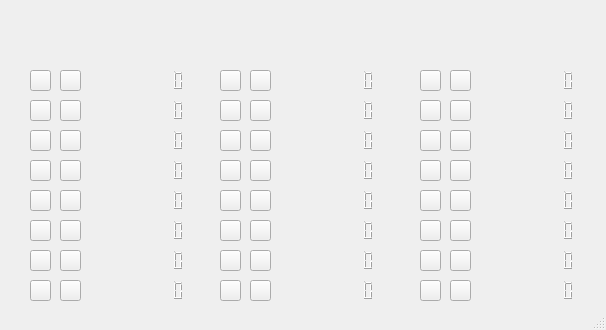
<?xml version="1.0" encoding="UTF-8"?>
<ui version="4.0">
 <class>MainWindow</class>
 <widget class="QMainWindow" name="MainWindow">
  <property name="geometry">
   <rect>
    <x>0</x>
    <y>0</y>
    <width>606</width>
    <height>330</height>
   </rect>
  </property>
  <property name="windowTitle">
   <string>MainWindow</string>
  </property>
  <property name="autoFillBackground">
   <bool>false</bool>
  </property>
  <property name="styleSheet">
   <string notr="true"/>
  </property>
  <widget class="QWidget" name="centralwidget">
   <widget class="QLCDNumber" name="lcdNumber">
    <property name="geometry">
     <rect>
      <x>130</x>
      <y>70</y>
      <width>61</width>
      <height>21</height>
     </rect>
    </property>
    <property name="font">
     <font>
      <weight>75</weight>
      <italic>false</italic>
      <bold>true</bold>
     </font>
    </property>
    <property name="autoFillBackground">
     <bool>false</bool>
    </property>
    <property name="styleSheet">
     <string notr="true">color: rgb(0, 0, 0);
border-color: rgb(255, 255, 255);</string>
    </property>
    <property name="lineWidth">
     <number>0</number>
    </property>
   </widget>
   <widget class="QLCDNumber" name="lcdNumber_2">
    <property name="geometry">
     <rect>
      <x>130</x>
      <y>100</y>
      <width>61</width>
      <height>21</height>
     </rect>
    </property>
    <property name="font">
     <font>
      <weight>75</weight>
      <italic>false</italic>
      <bold>true</bold>
     </font>
    </property>
    <property name="autoFillBackground">
     <bool>false</bool>
    </property>
    <property name="styleSheet">
     <string notr="true">color: rgb(170, 85, 0);</string>
    </property>
    <property name="lineWidth">
     <number>0</number>
    </property>
   </widget>
   <widget class="QLCDNumber" name="lcdNumber_3">
    <property name="geometry">
     <rect>
      <x>130</x>
      <y>130</y>
      <width>61</width>
      <height>21</height>
     </rect>
    </property>
    <property name="font">
     <font>
      <weight>75</weight>
      <italic>false</italic>
      <bold>true</bold>
     </font>
    </property>
    <property name="autoFillBackground">
     <bool>false</bool>
    </property>
    <property name="styleSheet">
     <string notr="true">color: rgb(170, 85, 0);</string>
    </property>
    <property name="lineWidth">
     <number>0</number>
    </property>
   </widget>
   <widget class="QLCDNumber" name="lcdNumber_4">
    <property name="geometry">
     <rect>
      <x>130</x>
      <y>160</y>
      <width>61</width>
      <height>21</height>
     </rect>
    </property>
    <property name="font">
     <font>
      <weight>75</weight>
      <italic>false</italic>
      <bold>true</bold>
     </font>
    </property>
    <property name="autoFillBackground">
     <bool>false</bool>
    </property>
    <property name="styleSheet">
     <string notr="true">color: rgb(170, 85, 0);</string>
    </property>
    <property name="lineWidth">
     <number>0</number>
    </property>
   </widget>
   <widget class="QLCDNumber" name="lcdNumber_5">
    <property name="geometry">
     <rect>
      <x>130</x>
      <y>190</y>
      <width>61</width>
      <height>21</height>
     </rect>
    </property>
    <property name="font">
     <font>
      <weight>75</weight>
      <italic>false</italic>
      <bold>true</bold>
     </font>
    </property>
    <property name="autoFillBackground">
     <bool>false</bool>
    </property>
    <property name="styleSheet">
     <string notr="true">color: rgb(170, 85, 0);</string>
    </property>
    <property name="lineWidth">
     <number>0</number>
    </property>
   </widget>
   <widget class="QLCDNumber" name="lcdNumber_6">
    <property name="geometry">
     <rect>
      <x>130</x>
      <y>220</y>
      <width>61</width>
      <height>21</height>
     </rect>
    </property>
    <property name="font">
     <font>
      <weight>75</weight>
      <italic>false</italic>
      <bold>true</bold>
     </font>
    </property>
    <property name="autoFillBackground">
     <bool>false</bool>
    </property>
    <property name="styleSheet">
     <string notr="true">color: rgb(170, 85, 0);</string>
    </property>
    <property name="lineWidth">
     <number>0</number>
    </property>
   </widget>
   <widget class="QLCDNumber" name="lcdNumber_7">
    <property name="geometry">
     <rect>
      <x>130</x>
      <y>250</y>
      <width>61</width>
      <height>21</height>
     </rect>
    </property>
    <property name="font">
     <font>
      <weight>75</weight>
      <italic>false</italic>
      <bold>true</bold>
     </font>
    </property>
    <property name="autoFillBackground">
     <bool>false</bool>
    </property>
    <property name="styleSheet">
     <string notr="true">color: rgb(170, 85, 0);</string>
    </property>
    <property name="lineWidth">
     <number>0</number>
    </property>
   </widget>
   <widget class="QLCDNumber" name="lcdNumber_8">
    <property name="geometry">
     <rect>
      <x>130</x>
      <y>280</y>
      <width>61</width>
      <height>21</height>
     </rect>
    </property>
    <property name="font">
     <font>
      <weight>75</weight>
      <italic>false</italic>
      <bold>true</bold>
     </font>
    </property>
    <property name="autoFillBackground">
     <bool>false</bool>
    </property>
    <property name="styleSheet">
     <string notr="true">color: rgb(170, 85, 0);</string>
    </property>
    <property name="lineWidth">
     <number>0</number>
    </property>
   </widget>
   <widget class="QLCDNumber" name="lcdNumber_9">
    <property name="geometry">
     <rect>
      <x>320</x>
      <y>70</y>
      <width>61</width>
      <height>21</height>
     </rect>
    </property>
    <property name="font">
     <font>
      <weight>75</weight>
      <italic>false</italic>
      <bold>true</bold>
     </font>
    </property>
    <property name="autoFillBackground">
     <bool>false</bool>
    </property>
    <property name="styleSheet">
     <string notr="true">color: rgb(170, 85, 0);</string>
    </property>
    <property name="lineWidth">
     <number>0</number>
    </property>
   </widget>
   <widget class="QLCDNumber" name="lcdNumber_10">
    <property name="geometry">
     <rect>
      <x>320</x>
      <y>100</y>
      <width>61</width>
      <height>21</height>
     </rect>
    </property>
    <property name="font">
     <font>
      <weight>75</weight>
      <italic>false</italic>
      <bold>true</bold>
     </font>
    </property>
    <property name="autoFillBackground">
     <bool>false</bool>
    </property>
    <property name="styleSheet">
     <string notr="true">color: rgb(170, 85, 0);</string>
    </property>
    <property name="lineWidth">
     <number>0</number>
    </property>
   </widget>
   <widget class="QLCDNumber" name="lcdNumber_11">
    <property name="geometry">
     <rect>
      <x>320</x>
      <y>130</y>
      <width>61</width>
      <height>21</height>
     </rect>
    </property>
    <property name="font">
     <font>
      <weight>75</weight>
      <italic>false</italic>
      <bold>true</bold>
     </font>
    </property>
    <property name="autoFillBackground">
     <bool>false</bool>
    </property>
    <property name="styleSheet">
     <string notr="true">color: rgb(170, 85, 0);</string>
    </property>
    <property name="lineWidth">
     <number>0</number>
    </property>
   </widget>
   <widget class="QLCDNumber" name="lcdNumber_12">
    <property name="geometry">
     <rect>
      <x>320</x>
      <y>160</y>
      <width>61</width>
      <height>21</height>
     </rect>
    </property>
    <property name="font">
     <font>
      <weight>75</weight>
      <italic>false</italic>
      <bold>true</bold>
     </font>
    </property>
    <property name="autoFillBackground">
     <bool>false</bool>
    </property>
    <property name="styleSheet">
     <string notr="true">color: rgb(170, 85, 0);</string>
    </property>
    <property name="lineWidth">
     <number>0</number>
    </property>
   </widget>
   <widget class="QLCDNumber" name="lcdNumber_13">
    <property name="geometry">
     <rect>
      <x>320</x>
      <y>190</y>
      <width>61</width>
      <height>21</height>
     </rect>
    </property>
    <property name="font">
     <font>
      <weight>75</weight>
      <italic>false</italic>
      <bold>true</bold>
     </font>
    </property>
    <property name="autoFillBackground">
     <bool>false</bool>
    </property>
    <property name="styleSheet">
     <string notr="true">color: rgb(170, 85, 0);</string>
    </property>
    <property name="lineWidth">
     <number>0</number>
    </property>
   </widget>
   <widget class="QLCDNumber" name="lcdNumber_14">
    <property name="geometry">
     <rect>
      <x>320</x>
      <y>220</y>
      <width>61</width>
      <height>21</height>
     </rect>
    </property>
    <property name="font">
     <font>
      <weight>75</weight>
      <italic>false</italic>
      <bold>true</bold>
     </font>
    </property>
    <property name="autoFillBackground">
     <bool>false</bool>
    </property>
    <property name="styleSheet">
     <string notr="true">color: rgb(170, 85, 0);</string>
    </property>
    <property name="lineWidth">
     <number>0</number>
    </property>
   </widget>
   <widget class="QLCDNumber" name="lcdNumber_15">
    <property name="geometry">
     <rect>
      <x>320</x>
      <y>250</y>
      <width>61</width>
      <height>21</height>
     </rect>
    </property>
    <property name="font">
     <font>
      <weight>75</weight>
      <italic>false</italic>
      <bold>true</bold>
     </font>
    </property>
    <property name="autoFillBackground">
     <bool>false</bool>
    </property>
    <property name="styleSheet">
     <string notr="true">color: rgb(170, 85, 0);</string>
    </property>
    <property name="lineWidth">
     <number>0</number>
    </property>
   </widget>
   <widget class="QLCDNumber" name="lcdNumber_16">
    <property name="geometry">
     <rect>
      <x>320</x>
      <y>280</y>
      <width>61</width>
      <height>21</height>
     </rect>
    </property>
    <property name="font">
     <font>
      <weight>75</weight>
      <italic>false</italic>
      <bold>true</bold>
     </font>
    </property>
    <property name="autoFillBackground">
     <bool>false</bool>
    </property>
    <property name="styleSheet">
     <string notr="true">color: rgb(170, 85, 0);</string>
    </property>
    <property name="lineWidth">
     <number>0</number>
    </property>
   </widget>
   <widget class="QLCDNumber" name="lcdNumber_17">
    <property name="geometry">
     <rect>
      <x>520</x>
      <y>70</y>
      <width>61</width>
      <height>21</height>
     </rect>
    </property>
    <property name="font">
     <font>
      <weight>75</weight>
      <italic>false</italic>
      <bold>true</bold>
     </font>
    </property>
    <property name="autoFillBackground">
     <bool>false</bool>
    </property>
    <property name="styleSheet">
     <string notr="true">color: rgb(170, 85, 0);</string>
    </property>
    <property name="lineWidth">
     <number>0</number>
    </property>
   </widget>
   <widget class="QLCDNumber" name="lcdNumber_18">
    <property name="geometry">
     <rect>
      <x>520</x>
      <y>100</y>
      <width>61</width>
      <height>21</height>
     </rect>
    </property>
    <property name="font">
     <font>
      <weight>75</weight>
      <italic>false</italic>
      <bold>true</bold>
     </font>
    </property>
    <property name="autoFillBackground">
     <bool>false</bool>
    </property>
    <property name="styleSheet">
     <string notr="true">color: rgb(170, 85, 0);</string>
    </property>
    <property name="lineWidth">
     <number>0</number>
    </property>
   </widget>
   <widget class="QLCDNumber" name="lcdNumber_19">
    <property name="geometry">
     <rect>
      <x>520</x>
      <y>130</y>
      <width>61</width>
      <height>21</height>
     </rect>
    </property>
    <property name="font">
     <font>
      <weight>75</weight>
      <italic>false</italic>
      <bold>true</bold>
     </font>
    </property>
    <property name="autoFillBackground">
     <bool>false</bool>
    </property>
    <property name="styleSheet">
     <string notr="true">color: rgb(170, 85, 0);</string>
    </property>
    <property name="lineWidth">
     <number>0</number>
    </property>
   </widget>
   <widget class="QLCDNumber" name="lcdNumber_20">
    <property name="geometry">
     <rect>
      <x>520</x>
      <y>160</y>
      <width>61</width>
      <height>21</height>
     </rect>
    </property>
    <property name="font">
     <font>
      <weight>75</weight>
      <italic>false</italic>
      <bold>true</bold>
     </font>
    </property>
    <property name="autoFillBackground">
     <bool>false</bool>
    </property>
    <property name="styleSheet">
     <string notr="true">color: rgb(170, 85, 0);</string>
    </property>
    <property name="lineWidth">
     <number>0</number>
    </property>
   </widget>
   <widget class="QLCDNumber" name="lcdNumber_21">
    <property name="geometry">
     <rect>
      <x>520</x>
      <y>190</y>
      <width>61</width>
      <height>21</height>
     </rect>
    </property>
    <property name="font">
     <font>
      <weight>75</weight>
      <italic>false</italic>
      <bold>true</bold>
     </font>
    </property>
    <property name="autoFillBackground">
     <bool>false</bool>
    </property>
    <property name="styleSheet">
     <string notr="true">color: rgb(170, 85, 0);</string>
    </property>
    <property name="lineWidth">
     <number>0</number>
    </property>
   </widget>
   <widget class="QLCDNumber" name="lcdNumber_22">
    <property name="geometry">
     <rect>
      <x>520</x>
      <y>220</y>
      <width>61</width>
      <height>21</height>
     </rect>
    </property>
    <property name="font">
     <font>
      <weight>75</weight>
      <italic>false</italic>
      <bold>true</bold>
     </font>
    </property>
    <property name="autoFillBackground">
     <bool>false</bool>
    </property>
    <property name="styleSheet">
     <string notr="true">color: rgb(170, 85, 0);</string>
    </property>
    <property name="lineWidth">
     <number>0</number>
    </property>
   </widget>
   <widget class="QLCDNumber" name="lcdNumber_23">
    <property name="geometry">
     <rect>
      <x>520</x>
      <y>250</y>
      <width>61</width>
      <height>21</height>
     </rect>
    </property>
    <property name="font">
     <font>
      <weight>75</weight>
      <italic>false</italic>
      <bold>true</bold>
     </font>
    </property>
    <property name="autoFillBackground">
     <bool>false</bool>
    </property>
    <property name="styleSheet">
     <string notr="true">color: rgb(170, 85, 0);</string>
    </property>
    <property name="lineWidth">
     <number>0</number>
    </property>
   </widget>
   <widget class="QLCDNumber" name="lcdNumber_24">
    <property name="geometry">
     <rect>
      <x>520</x>
      <y>280</y>
      <width>61</width>
      <height>21</height>
     </rect>
    </property>
    <property name="font">
     <font>
      <weight>75</weight>
      <italic>false</italic>
      <bold>true</bold>
     </font>
    </property>
    <property name="autoFillBackground">
     <bool>false</bool>
    </property>
    <property name="styleSheet">
     <string notr="true">color: rgb(170, 85, 0);</string>
    </property>
    <property name="lineWidth">
     <number>0</number>
    </property>
   </widget>
   <widget class="QPushButton" name="pushButton">
    <property name="geometry">
     <rect>
      <x>30</x>
      <y>70</y>
      <width>21</width>
      <height>21</height>
     </rect>
    </property>
    <property name="styleSheet">
     <string notr="true"/>
    </property>
    <property name="text">
     <string/>
    </property>
   </widget>
   <widget class="QPushButton" name="pushButton_2">
    <property name="geometry">
     <rect>
      <x>30</x>
      <y>100</y>
      <width>21</width>
      <height>21</height>
     </rect>
    </property>
    <property name="styleSheet">
     <string notr="true"/>
    </property>
    <property name="text">
     <string/>
    </property>
   </widget>
   <widget class="QPushButton" name="pushButton_3">
    <property name="geometry">
     <rect>
      <x>30</x>
      <y>130</y>
      <width>21</width>
      <height>21</height>
     </rect>
    </property>
    <property name="styleSheet">
     <string notr="true"/>
    </property>
    <property name="text">
     <string/>
    </property>
   </widget>
   <widget class="QPushButton" name="pushButton_4">
    <property name="geometry">
     <rect>
      <x>30</x>
      <y>160</y>
      <width>21</width>
      <height>21</height>
     </rect>
    </property>
    <property name="styleSheet">
     <string notr="true"/>
    </property>
    <property name="text">
     <string/>
    </property>
   </widget>
   <widget class="QPushButton" name="pushButton_5">
    <property name="geometry">
     <rect>
      <x>30</x>
      <y>190</y>
      <width>21</width>
      <height>21</height>
     </rect>
    </property>
    <property name="styleSheet">
     <string notr="true"/>
    </property>
    <property name="text">
     <string/>
    </property>
   </widget>
   <widget class="QPushButton" name="pushButton_6">
    <property name="geometry">
     <rect>
      <x>30</x>
      <y>220</y>
      <width>21</width>
      <height>21</height>
     </rect>
    </property>
    <property name="styleSheet">
     <string notr="true"/>
    </property>
    <property name="text">
     <string/>
    </property>
   </widget>
   <widget class="QPushButton" name="pushButton_7">
    <property name="geometry">
     <rect>
      <x>30</x>
      <y>250</y>
      <width>21</width>
      <height>21</height>
     </rect>
    </property>
    <property name="styleSheet">
     <string notr="true"/>
    </property>
    <property name="text">
     <string/>
    </property>
   </widget>
   <widget class="QPushButton" name="pushButton_8">
    <property name="geometry">
     <rect>
      <x>30</x>
      <y>280</y>
      <width>21</width>
      <height>21</height>
     </rect>
    </property>
    <property name="styleSheet">
     <string notr="true"/>
    </property>
    <property name="text">
     <string/>
    </property>
   </widget>
   <widget class="QPushButton" name="pushButton_9">
    <property name="geometry">
     <rect>
      <x>220</x>
      <y>70</y>
      <width>21</width>
      <height>21</height>
     </rect>
    </property>
    <property name="styleSheet">
     <string notr="true"/>
    </property>
    <property name="text">
     <string/>
    </property>
   </widget>
   <widget class="QPushButton" name="pushButton_10">
    <property name="geometry">
     <rect>
      <x>220</x>
      <y>100</y>
      <width>21</width>
      <height>21</height>
     </rect>
    </property>
    <property name="styleSheet">
     <string notr="true"/>
    </property>
    <property name="text">
     <string/>
    </property>
   </widget>
   <widget class="QPushButton" name="pushButton_11">
    <property name="geometry">
     <rect>
      <x>220</x>
      <y>130</y>
      <width>21</width>
      <height>21</height>
     </rect>
    </property>
    <property name="styleSheet">
     <string notr="true"/>
    </property>
    <property name="text">
     <string/>
    </property>
   </widget>
   <widget class="QPushButton" name="pushButton_12">
    <property name="geometry">
     <rect>
      <x>220</x>
      <y>160</y>
      <width>21</width>
      <height>21</height>
     </rect>
    </property>
    <property name="styleSheet">
     <string notr="true"/>
    </property>
    <property name="text">
     <string/>
    </property>
   </widget>
   <widget class="QPushButton" name="pushButton_13">
    <property name="geometry">
     <rect>
      <x>220</x>
      <y>190</y>
      <width>21</width>
      <height>21</height>
     </rect>
    </property>
    <property name="styleSheet">
     <string notr="true"/>
    </property>
    <property name="text">
     <string/>
    </property>
   </widget>
   <widget class="QPushButton" name="pushButton_14">
    <property name="geometry">
     <rect>
      <x>220</x>
      <y>220</y>
      <width>21</width>
      <height>21</height>
     </rect>
    </property>
    <property name="styleSheet">
     <string notr="true"/>
    </property>
    <property name="text">
     <string/>
    </property>
   </widget>
   <widget class="QPushButton" name="pushButton_15">
    <property name="geometry">
     <rect>
      <x>220</x>
      <y>250</y>
      <width>21</width>
      <height>21</height>
     </rect>
    </property>
    <property name="styleSheet">
     <string notr="true"/>
    </property>
    <property name="text">
     <string/>
    </property>
   </widget>
   <widget class="QPushButton" name="pushButton_16">
    <property name="geometry">
     <rect>
      <x>220</x>
      <y>280</y>
      <width>21</width>
      <height>21</height>
     </rect>
    </property>
    <property name="styleSheet">
     <string notr="true"/>
    </property>
    <property name="text">
     <string/>
    </property>
   </widget>
   <widget class="QPushButton" name="pushButton_17">
    <property name="geometry">
     <rect>
      <x>420</x>
      <y>70</y>
      <width>21</width>
      <height>21</height>
     </rect>
    </property>
    <property name="styleSheet">
     <string notr="true"/>
    </property>
    <property name="text">
     <string/>
    </property>
   </widget>
   <widget class="QPushButton" name="pushButton_18">
    <property name="geometry">
     <rect>
      <x>420</x>
      <y>100</y>
      <width>21</width>
      <height>21</height>
     </rect>
    </property>
    <property name="styleSheet">
     <string notr="true"/>
    </property>
    <property name="text">
     <string/>
    </property>
   </widget>
   <widget class="QPushButton" name="pushButton_19">
    <property name="geometry">
     <rect>
      <x>420</x>
      <y>130</y>
      <width>21</width>
      <height>21</height>
     </rect>
    </property>
    <property name="styleSheet">
     <string notr="true"/>
    </property>
    <property name="text">
     <string/>
    </property>
   </widget>
   <widget class="QPushButton" name="pushButton_20">
    <property name="geometry">
     <rect>
      <x>420</x>
      <y>160</y>
      <width>21</width>
      <height>21</height>
     </rect>
    </property>
    <property name="styleSheet">
     <string notr="true"/>
    </property>
    <property name="text">
     <string/>
    </property>
   </widget>
   <widget class="QPushButton" name="pushButton_21">
    <property name="geometry">
     <rect>
      <x>420</x>
      <y>190</y>
      <width>21</width>
      <height>21</height>
     </rect>
    </property>
    <property name="styleSheet">
     <string notr="true"/>
    </property>
    <property name="text">
     <string/>
    </property>
   </widget>
   <widget class="QPushButton" name="pushButton_22">
    <property name="geometry">
     <rect>
      <x>420</x>
      <y>220</y>
      <width>21</width>
      <height>21</height>
     </rect>
    </property>
    <property name="styleSheet">
     <string notr="true"/>
    </property>
    <property name="text">
     <string/>
    </property>
   </widget>
   <widget class="QPushButton" name="pushButton_23">
    <property name="geometry">
     <rect>
      <x>420</x>
      <y>250</y>
      <width>21</width>
      <height>21</height>
     </rect>
    </property>
    <property name="styleSheet">
     <string notr="true"/>
    </property>
    <property name="text">
     <string/>
    </property>
   </widget>
   <widget class="QPushButton" name="pushButton_24">
    <property name="geometry">
     <rect>
      <x>420</x>
      <y>280</y>
      <width>21</width>
      <height>21</height>
     </rect>
    </property>
    <property name="styleSheet">
     <string notr="true"/>
    </property>
    <property name="text">
     <string/>
    </property>
   </widget>
   <widget class="QPushButton" name="pushButton_ex1">
    <property name="geometry">
     <rect>
      <x>60</x>
      <y>70</y>
      <width>21</width>
      <height>21</height>
     </rect>
    </property>
    <property name="text">
     <string/>
    </property>
   </widget>
   <widget class="QPushButton" name="pushButton_ex2">
    <property name="geometry">
     <rect>
      <x>60</x>
      <y>100</y>
      <width>21</width>
      <height>21</height>
     </rect>
    </property>
    <property name="text">
     <string/>
    </property>
   </widget>
   <widget class="QPushButton" name="pushButton_ex3">
    <property name="geometry">
     <rect>
      <x>60</x>
      <y>130</y>
      <width>21</width>
      <height>21</height>
     </rect>
    </property>
    <property name="text">
     <string/>
    </property>
   </widget>
   <widget class="QPushButton" name="pushButton_ex4">
    <property name="geometry">
     <rect>
      <x>60</x>
      <y>160</y>
      <width>21</width>
      <height>21</height>
     </rect>
    </property>
    <property name="text">
     <string/>
    </property>
   </widget>
   <widget class="QPushButton" name="pushButton_ex5">
    <property name="geometry">
     <rect>
      <x>60</x>
      <y>190</y>
      <width>21</width>
      <height>21</height>
     </rect>
    </property>
    <property name="text">
     <string/>
    </property>
   </widget>
   <widget class="QPushButton" name="pushButton_ex6">
    <property name="geometry">
     <rect>
      <x>60</x>
      <y>220</y>
      <width>21</width>
      <height>21</height>
     </rect>
    </property>
    <property name="text">
     <string/>
    </property>
   </widget>
   <widget class="QPushButton" name="pushButton_ex7">
    <property name="geometry">
     <rect>
      <x>60</x>
      <y>250</y>
      <width>21</width>
      <height>21</height>
     </rect>
    </property>
    <property name="text">
     <string/>
    </property>
   </widget>
   <widget class="QPushButton" name="pushButton_ex8">
    <property name="geometry">
     <rect>
      <x>60</x>
      <y>280</y>
      <width>21</width>
      <height>21</height>
     </rect>
    </property>
    <property name="text">
     <string/>
    </property>
   </widget>
   <widget class="QPushButton" name="pushButton_ex9">
    <property name="geometry">
     <rect>
      <x>250</x>
      <y>70</y>
      <width>21</width>
      <height>21</height>
     </rect>
    </property>
    <property name="text">
     <string/>
    </property>
   </widget>
   <widget class="QPushButton" name="pushButton_ex10">
    <property name="geometry">
     <rect>
      <x>250</x>
      <y>100</y>
      <width>21</width>
      <height>21</height>
     </rect>
    </property>
    <property name="text">
     <string/>
    </property>
   </widget>
   <widget class="QPushButton" name="pushButton_ex11">
    <property name="geometry">
     <rect>
      <x>250</x>
      <y>130</y>
      <width>21</width>
      <height>21</height>
     </rect>
    </property>
    <property name="text">
     <string/>
    </property>
   </widget>
   <widget class="QPushButton" name="pushButton_ex12">
    <property name="geometry">
     <rect>
      <x>250</x>
      <y>160</y>
      <width>21</width>
      <height>21</height>
     </rect>
    </property>
    <property name="text">
     <string/>
    </property>
   </widget>
   <widget class="QPushButton" name="pushButton_ex13">
    <property name="geometry">
     <rect>
      <x>250</x>
      <y>190</y>
      <width>21</width>
      <height>21</height>
     </rect>
    </property>
    <property name="text">
     <string/>
    </property>
   </widget>
   <widget class="QPushButton" name="pushButton_ex14">
    <property name="geometry">
     <rect>
      <x>250</x>
      <y>220</y>
      <width>21</width>
      <height>21</height>
     </rect>
    </property>
    <property name="text">
     <string/>
    </property>
   </widget>
   <widget class="QPushButton" name="pushButton_ex15">
    <property name="geometry">
     <rect>
      <x>250</x>
      <y>250</y>
      <width>21</width>
      <height>21</height>
     </rect>
    </property>
    <property name="text">
     <string/>
    </property>
   </widget>
   <widget class="QPushButton" name="pushButton_ex16">
    <property name="geometry">
     <rect>
      <x>250</x>
      <y>280</y>
      <width>21</width>
      <height>21</height>
     </rect>
    </property>
    <property name="text">
     <string/>
    </property>
   </widget>
   <widget class="QPushButton" name="pushButton_ex17">
    <property name="geometry">
     <rect>
      <x>450</x>
      <y>70</y>
      <width>21</width>
      <height>21</height>
     </rect>
    </property>
    <property name="text">
     <string/>
    </property>
   </widget>
   <widget class="QPushButton" name="pushButton_ex18">
    <property name="geometry">
     <rect>
      <x>450</x>
      <y>100</y>
      <width>21</width>
      <height>21</height>
     </rect>
    </property>
    <property name="text">
     <string/>
    </property>
   </widget>
   <widget class="QPushButton" name="pushButton_ex19">
    <property name="geometry">
     <rect>
      <x>450</x>
      <y>130</y>
      <width>21</width>
      <height>21</height>
     </rect>
    </property>
    <property name="text">
     <string/>
    </property>
   </widget>
   <widget class="QPushButton" name="pushButton_ex20">
    <property name="geometry">
     <rect>
      <x>450</x>
      <y>160</y>
      <width>21</width>
      <height>21</height>
     </rect>
    </property>
    <property name="text">
     <string/>
    </property>
   </widget>
   <widget class="QPushButton" name="pushButton_ex21">
    <property name="geometry">
     <rect>
      <x>450</x>
      <y>190</y>
      <width>21</width>
      <height>21</height>
     </rect>
    </property>
    <property name="text">
     <string/>
    </property>
   </widget>
   <widget class="QPushButton" name="pushButton_ex22">
    <property name="geometry">
     <rect>
      <x>450</x>
      <y>220</y>
      <width>21</width>
      <height>21</height>
     </rect>
    </property>
    <property name="text">
     <string/>
    </property>
   </widget>
   <widget class="QPushButton" name="pushButton_ex23">
    <property name="geometry">
     <rect>
      <x>450</x>
      <y>250</y>
      <width>21</width>
      <height>21</height>
     </rect>
    </property>
    <property name="text">
     <string/>
    </property>
   </widget>
   <widget class="QPushButton" name="pushButton_ex24">
    <property name="geometry">
     <rect>
      <x>450</x>
      <y>280</y>
      <width>21</width>
      <height>21</height>
     </rect>
    </property>
    <property name="text">
     <string/>
    </property>
   </widget>
   <widget class="QLabel" name="label">
    <property name="geometry">
     <rect>
      <x>0</x>
      <y>0</y>
      <width>601</width>
      <height>321</height>
     </rect>
    </property>
    <property name="text">
     <string/>
    </property>
    <property name="pixmap">
     <pixmap>f6.jpg</pixmap>
    </property>
   </widget>
   <zorder>label</zorder>
   <zorder>pushButton_7</zorder>
   <zorder>lcdNumber_5</zorder>
   <zorder>pushButton_6</zorder>
   <zorder>pushButton_4</zorder>
   <zorder>pushButton_ex3</zorder>
   <zorder>pushButton_2</zorder>
   <zorder>lcdNumber_6</zorder>
   <zorder>pushButton_8</zorder>
   <zorder>pushButton_ex1</zorder>
   <zorder>pushButton_ex7</zorder>
   <zorder>pushButton</zorder>
   <zorder>pushButton_5</zorder>
   <zorder>lcdNumber</zorder>
   <zorder>pushButton_ex8</zorder>
   <zorder>lcdNumber_4</zorder>
   <zorder>pushButton_ex5</zorder>
   <zorder>lcdNumber_2</zorder>
   <zorder>lcdNumber_3</zorder>
   <zorder>pushButton_ex6</zorder>
   <zorder>lcdNumber_8</zorder>
   <zorder>pushButton_ex2</zorder>
   <zorder>lcdNumber_7</zorder>
   <zorder>pushButton_3</zorder>
   <zorder>pushButton_ex4</zorder>
   <zorder>pushButton_15</zorder>
   <zorder>lcdNumber_13</zorder>
   <zorder>pushButton_ex14</zorder>
   <zorder>pushButton_11</zorder>
   <zorder>pushButton_12</zorder>
   <zorder>pushButton_13</zorder>
   <zorder>pushButton_9</zorder>
   <zorder>lcdNumber_16</zorder>
   <zorder>lcdNumber_10</zorder>
   <zorder>pushButton_ex13</zorder>
   <zorder>pushButton_10</zorder>
   <zorder>pushButton_16</zorder>
   <zorder>lcdNumber_11</zorder>
   <zorder>pushButton_ex10</zorder>
   <zorder>pushButton_ex11</zorder>
   <zorder>lcdNumber_12</zorder>
   <zorder>lcdNumber_14</zorder>
   <zorder>pushButton_14</zorder>
   <zorder>pushButton_ex16</zorder>
   <zorder>pushButton_ex12</zorder>
   <zorder>pushButton_ex15</zorder>
   <zorder>pushButton_ex9</zorder>
   <zorder>lcdNumber_9</zorder>
   <zorder>lcdNumber_15</zorder>
   <zorder>lcdNumber_22</zorder>
   <zorder>pushButton_22</zorder>
   <zorder>pushButton_ex20</zorder>
   <zorder>pushButton_20</zorder>
   <zorder>pushButton_ex23</zorder>
   <zorder>lcdNumber_21</zorder>
   <zorder>lcdNumber_17</zorder>
   <zorder>pushButton_19</zorder>
   <zorder>pushButton_24</zorder>
   <zorder>pushButton_18</zorder>
   <zorder>pushButton_ex18</zorder>
   <zorder>pushButton_17</zorder>
   <zorder>pushButton_ex21</zorder>
   <zorder>lcdNumber_20</zorder>
   <zorder>pushButton_ex22</zorder>
   <zorder>lcdNumber_18</zorder>
   <zorder>lcdNumber_19</zorder>
   <zorder>lcdNumber_23</zorder>
   <zorder>lcdNumber_24</zorder>
   <zorder>pushButton_ex17</zorder>
   <zorder>pushButton_ex24</zorder>
   <zorder>pushButton_23</zorder>
   <zorder>pushButton_ex19</zorder>
   <zorder>pushButton_21</zorder>
  </widget>
  <widget class="QStatusBar" name="statusbar"/>
 </widget>
 <resources>
  <include location="test.qrc"/>
 </resources>
 <connections/>
</ui>
